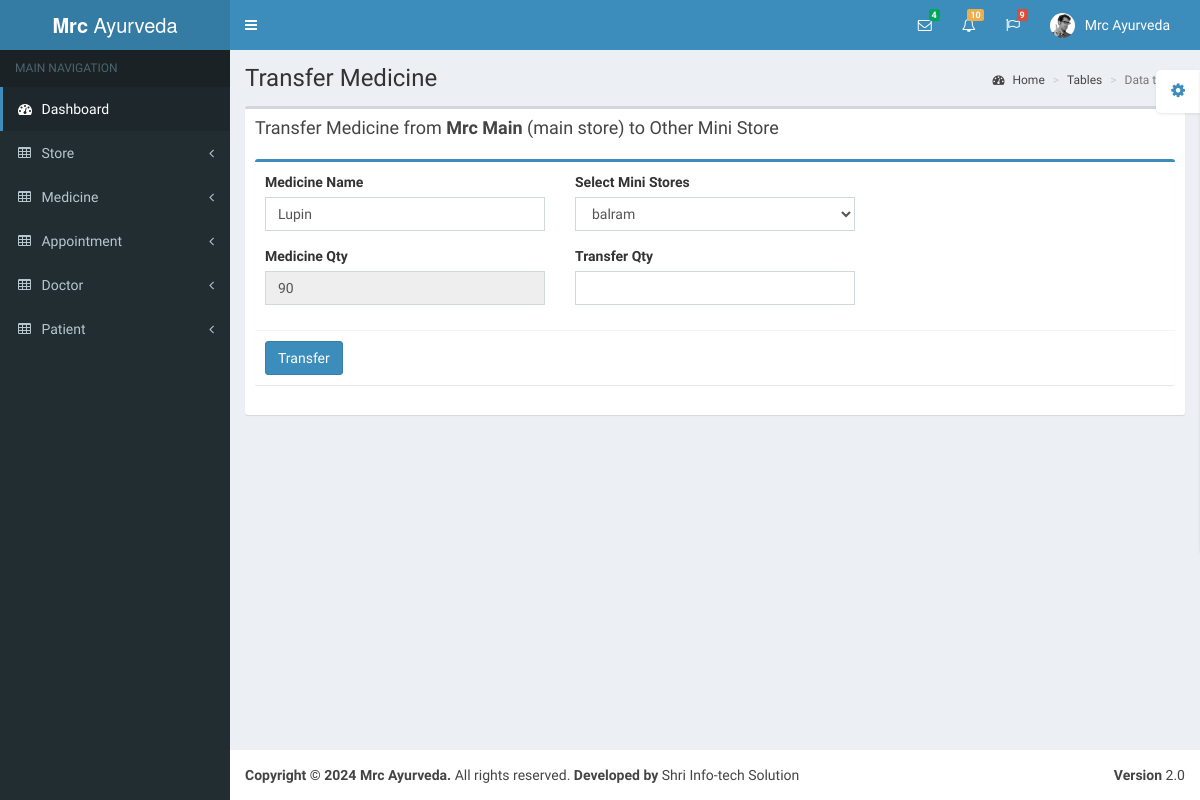
Before: /store/transfer_mini_store_medicine_detail/1/ with the older database file.
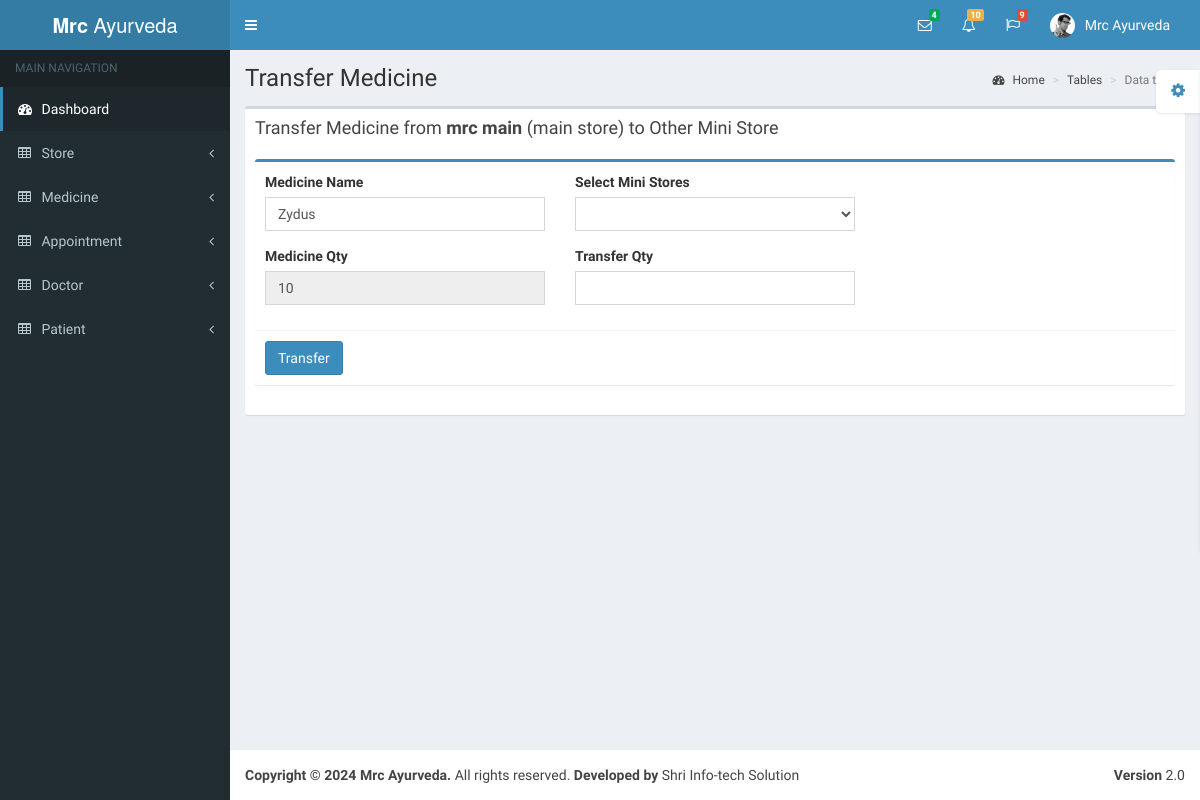
After: the same page with the newer database file.
### account/models.py (models this page shows, shortened)
class User(AbstractUser):
    username = models.CharField(max_length=500, unique=True, null=True)
    email = models.EmailField(unique=True, null=True)
    mobile = models.CharField(max_length=20, null=True)
    phone = models.CharField(max_length=20, null=True)
    address = models.TextField(null=True)
    is_staff = models.BooleanField(default=False)
    is_active = models.BooleanField(default=True)
    created_at = models.DateTimeField(auto_now_add=True)
    class Meta:
        db_table = 'user'

### store/models.py (models this page shows, shortened)
class MedicineStore(models.Model):
    from_store = models.ForeignKey(Store, related_name='Medicine_from_store', on_delete=models.PROTECT)
    to_store = models.ForeignKey(Store, related_name='Medicine_to_store', on_delete=models.PROTECT)
    medicine = models.ForeignKey(Medicine, on_delete=models.PROTECT)
    qty = models.IntegerField(null=True)
    created_at = models.DateTimeField(auto_now_add=True)
    updated_at = models.DateTimeField(auto_now=True, null=True, blank=True)
    class Meta:
        db_table = 'medicine_store'

### medicine/models.py (models this page shows, shortened)
class Medicine(models.Model):
    medicine_name = models.CharField(max_length=500, null=True)
    medicine_manufacturer = models.CharField(max_length=500, null=True)
    medicine_expiry = models.DateField(null=True)
    created_at = models.DateTimeField(auto_now_add=True)
    updated_at = models.DateTimeField(auto_now=True, null=True, blank=True)
    class Meta:
        db_table = 'medicine'

### store/views.py (the view)
# urls.py: path('transfer_mini_store_medicine_detail/<int:record_id>/', views.transfer_mini_store_medicine_detail, name='transfer_mini_store_medicine_detail'),
def transfer_mini_store_medicine_detail(request, record_id):
    store_medicine = MedicineStore.objects.get(id=record_id)
    from_store_id = store_medicine.to_store.id
    store_name = store_medicine.to_store.user.username
    mini_store = Store.objects.all().exclude(id=from_store_id)
    context = {
        'recorde_id': record_id,
        'from_store_id': from_store_id,
        'store_name': store_name,
        'store_medicine': store_medicine,
        'mini_store': mini_store
    }
    return render(request, 'transfer_medicine_from_mini_store.html', context)

### store/templates/transfer_medicine_from_mini_store.html (shortened to what this page needs)
{% extends 'base.html' %}
{% block content %}
<div class="wrapper">
    <div class="content-wrapper">
        <section class="content-header">
            <h1>Transfer Medicine</h1>
            <ol class="breadcrumb">
                <li><a href="/"><i class="fa fa-dashboard"></i> Home</a></li>
                <li><a href="/">Tables</a></li>
                <li class="active">Data tables</li>
            </ol>
        </section>
        <section class="content">
            <div class="row">
                <div class="col-xs-12">
                    <div class="box">
                        <div class="box-header">
                            <h3 class="box-title">Transfer Medicine from <strong>{{store_name}}</strong> (main store) to
                                Other Mini Store</h3>
                        </div>
                        <div class="box-body">
                            <div class="box box-primary">
                                <form id="medicine_form" role="form">{% csrf_token %}
                                    <div class="box-body">
                                        <div class="row">
                                            <div class="col-lg-4 form-group">
                                                <label for="medicine_name" class="form-label">Medicine Name</label>
                                                <input type="text" class="form-control" id="medicine_name"
                                                       name="medicine_name" value="{{store_medicine.medicine.medicine_name}}"
                                                       required>
                                            </div>
                                            <div class="col-lg-4 form-group">
                                                <label for="medicine_name" class="form-label">Select Mini Stores</label>
                                                <select name="to_store_id" id="to_store_id" class="form-control">
                                                    {% for i in mini_store %}
                                                    <option value="{{i.id}}">{{i.user.username}}</option>
                                                    {% endfor %}
                                                </select>
                                            </div>
                                        </div>
                                        <div class="row">
                                            <div class="col-lg-4 form-group">
                                                <label for="medicine_qty" class="form-label">Medicine Qty</label>
                                                <input type="number" class="form-control" id="medicine_qty"
                                                       name="medicine_qty" value="{{store_medicine.qty}}" readonly required>
                                            </div>
                                            <div class="col-lg-4 form-group">
                                                <label for="medicine_qty" class="form-label">Transfer Qty</label>
                                                <input type="text" class="form-control" id="add_medicine_qty"
                                                       name="transfer_medicine_qty" onkeypress="return isNumberKey(event)"
                                                       maxlength="3" required>
                                            </div>
                                        </div>
                                    </div>
                                    <div class="box-footer">
                                        <button type="submit" class="btn btn-primary">Transfer</button>
                                    </div>
                                </form>
                            </div>
                        </div>
                    </div>
                </div>
            </div>
        </section>
    </div>
</div>
{% endblock content %}

Changed rows visible on the page:
removed User: username "Mrc Main"
now on this page (row edited): User: username "mrc main"
changed MedicineStore: medicine_name "Lupin" → "Zydus"; medicine_qty "90" → "10"
Other visible differences:
form field to_store_id: "balram" → (not shown)
